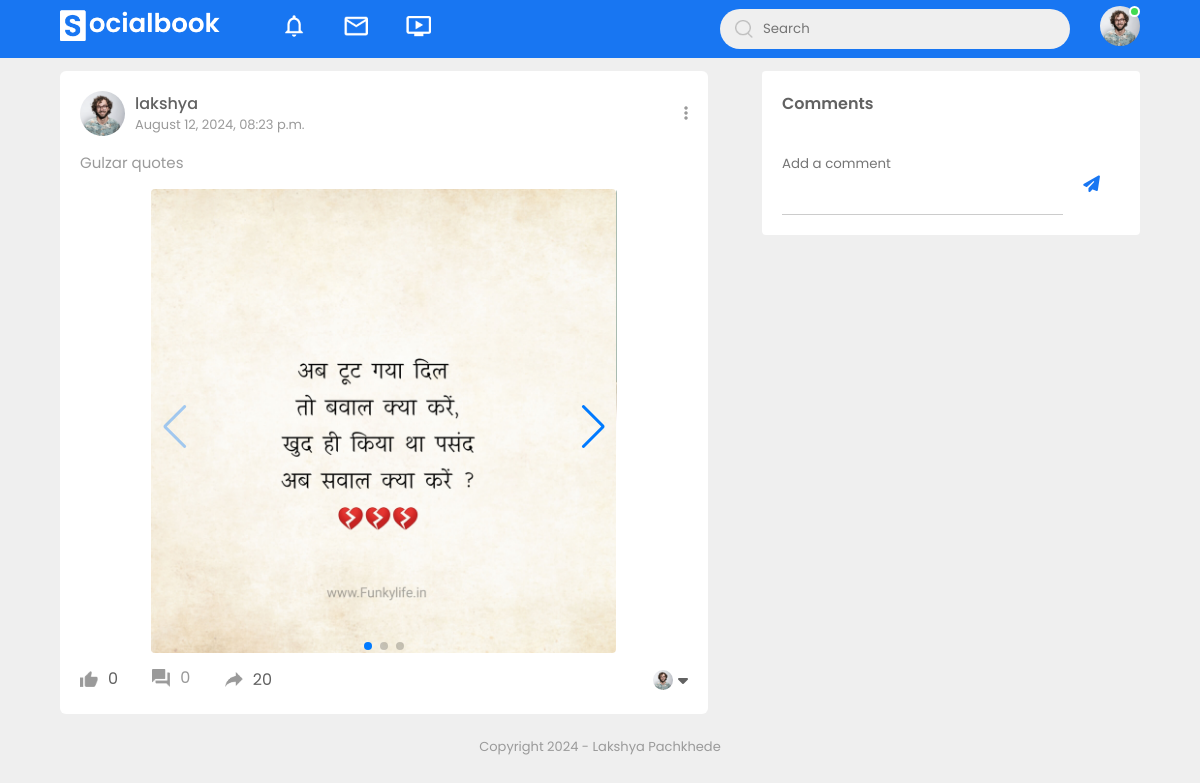
The app's page /post/4 (signed in), older data.
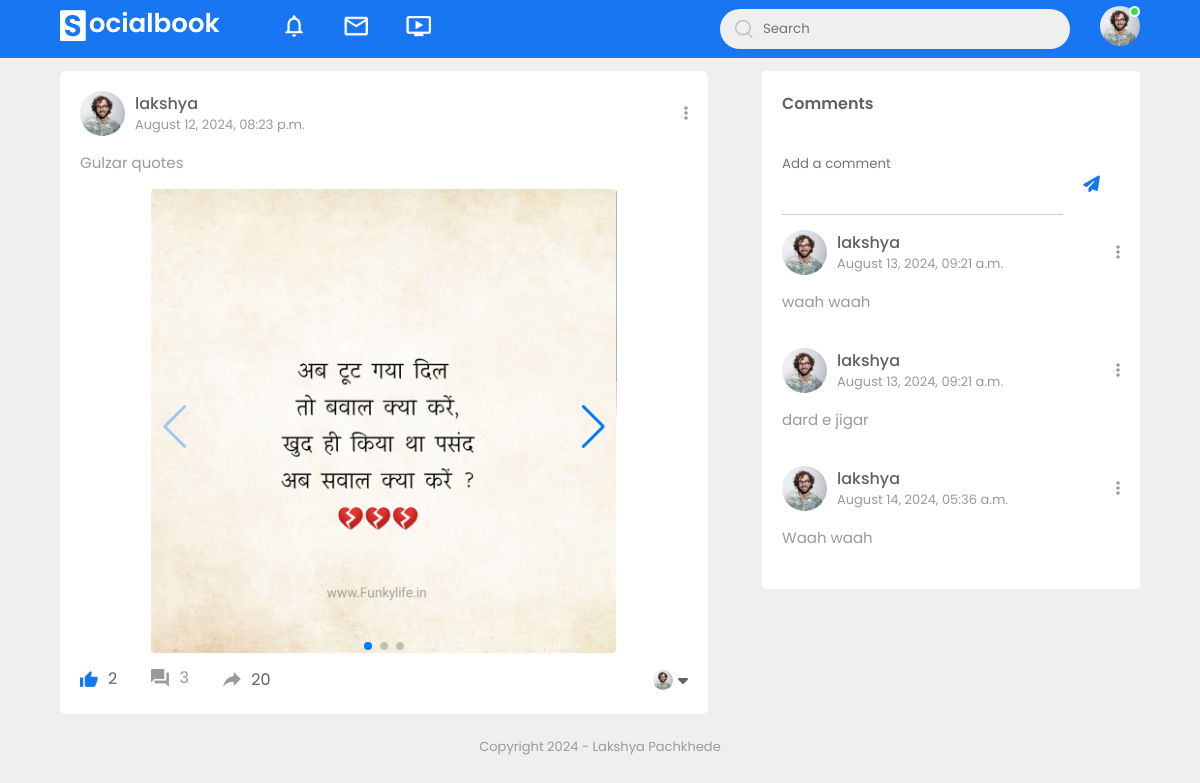
The same page, newer data.
### posts/models.py (models this page shows, shortened)
class Post(models.Model):
    author = models.ForeignKey(User, on_delete=models.CASCADE)
    date_posted = models.DateTimeField(auto_now_add=True)
    caption = models.TextField()
    images = models.ManyToManyField("Image", related_name="photo_post", blank=True)

class Image(models.Model):
    image = models.ImageField(upload_to='posts/images')

class Comment(models.Model):
    post = models.ForeignKey(Post, related_name="comments", on_delete=models.CASCADE)
    author = models.ForeignKey(User, on_delete=models.CASCADE)
    text = models.TextField()
    created_at = models.DateTimeField(auto_now_add=True)

### posts/views.py (the view)
# urls.py: path('post/<int:pk>', views.PostDetailView.as_view(), name='post-detail'),
class PostDetailView(LoginRequiredMixin, DetailView):
    model = Post

### posts/templatetags/custom_filters.py (called while the page is built)
@register.filter(name='has_liked')
def has_liked(post, user):
    return post.likes.filter(author=user).exists()

### posts/templates/posts/post_detail.html (shortened to what this page needs)
{% extends "posts/base.html" %}
{% load static %}
{% block content %}
{% load custom_filters %}
<div class="main">
<div class="post-container post-detail-container">
    <div class="post-row">
        <div class="user-profile">
            <img src="{% static "posts/images/profile-pic.png" %}">
            <div>
                <p>{{ post.author.username }}</p>
                <span>{{ post.date_posted|date:"F j, Y, h:i a" }}</span>
            </div>
        </div>
        <a href="#"><i class="fas fa-ellipsis-v"></i></a>
    </div>
    <p class="post-text">{{ post.caption }}</p>
    {% if post.images.all|length > 0 %}
    <div class="swiper">
        <div class="swiper-wrapper">
        {% for image in post.images.all %}
            <div class="swiper-slide"><img src="{{ image.image.url }}" class="post-img"></div>
        {% endfor %}
        </div>
        <div class="swiper-pagination"></div>
        <div class="swiper-button-next"></div>
    </div>
    {% endif %}
    <div class="post-row">
        <div class="activity-icons">
            <div id="like-section-{{post.id}}">
                {% if post|has_liked:user %}
                    <img src="{% static "posts/images/like-blue.png" %}" id="like-icon-{{post.id}}" class="like-icon" data-liked="true">
                {% else %}
                    <img src="{% static "posts/images/like.png" %}" id="like-icon-{{post.id}}" class="like-icon" data-liked="false">
                {% endif %}
                <span id="likes-count-{{post.id}}">{{ post.likes.count }}</span>
            </div>
            <a href="{% url "post-detail" post.pk%}"><div><img src="{% static "posts/images/comments.png" %}">{{ post.comments.count }}</div></a>
            <div><img src="{% static "posts/images/share.png" %}"> 20</div>
        </div>
        <div class="post-profile-icon">
            <img src="{% static "posts/images/profile-pic.png" %}"> <i class="fas fa-caret-down"></i>
        </div>
    </div>
</div>
<div class="right-sidebar post-comments-container">
    <div class="sidebar-title">
        <h4>Comments</h4>
    </div>
    <form action="{% url "comment-post" post.pk %}" method='post' enctype="multipart/form-data">
    <div class="post-input-container comments-input">
        <textarea rows="3" placeholder="Add a comment" name="text"></textarea>
        <button type="submit" class="hide-button"><i class="fa-solid fa-paper-plane fa-lg" style="color: #1876f2;"></i></button>
    </div>
</form>
{% for comment in post.comments.all %}
    <div class="post-container comment-container">
        <div class="post-row">
            <div class="user-profile">
                <img src="{% static "posts/images/profile-pic.png" %}">
                <div>
                    <p>{{ comment.author.username }}</p>
                    <span>{{ comment.created_at|date:"F j, Y, h:i a" }}</span>
                </div>
            </div>
            <a href="#"><i class="fas fa-ellipsis-v"></i></a>
        </div>
        <p class="post-text">{{ comment.text }}</p>
    </div>
    {% endfor %}
</div>
</div>
{% endblock content %}

### posts/templates/posts/base.html (shortened to what this page needs)
{% load static %}
<!DOCTYPE html>
<html lang="en">
<head>
    <link rel="stylesheet" href="https://cdn.jsdelivr.net/npm/swiper@11/swiper-bundle.min.css" />
    <link rel="stylesheet" href="{% static "posts/style.css" %}">
    <link rel="stylesheet" href="{% static "posts/post_detail.css" %}">
</head>
<body>
    <nav>
        <div class="nav-left">
            <a href="{% url "post-home" %}">
                <img src="{% static "posts/images/logo2.png" %}" class="logo">
            </a>
            <ul>
                <li>
                    <img src="{% static "posts/images/notification.png" %}">
                </li>
                <li>
                    <img src="{% static "posts/images/inbox.png" %}">
                </li>
                <li>
                    <img src="{% static "posts/images/video.png" %}">
                </li>
            </ul>
        </div>
        <div class="nav-right">
            <div class="search-box">
                <img src="{% static "posts/images/search.png" %}">
                <input type="text" placeholder="Search">
            </div>
            <div class="nav-user-icon online" onclick="settingsMenuToogle()">
                <img src="{% static "posts/images/profile-pic.png" %}">
            </div>
        </div>
    </nav>
    {% block content %}
    {% endblock content %}
    <div class="footer">
        <p>Copyright 2024 - Lakshya Pachkhede</p>
    </div>
</body>
</html>

### posts/static/posts/style.css (style rules this page uses)
* { margin: 0; padding: 0; font-family: 'poppins', 'sans-serif'; box-sizing: border-box; }
:root { --body-color: #efefef; --nav-color: #1876f2; --bg-color: #fff; }
body { background: var(--body-color); transition: background 0.3s; }
nav { display: flex; align-items: center; justify-content: space-between; background: var(--nav-color); padding: 5px 5%; position: sticky; top: 0; z-index: 100; }
.logo { width: 160px; margin-right: 45px; }
.nav-left, .nav-right { display: flex; align-items: center; }
.nav-left ul li { list-style: none; display: inline-block; }
.nav-left ul li img { width: 28px; margin: 0 15px; }
.nav-user-icon { margin-left: 30px; }
.nav-user-icon img { width: 40px; border-radius: 50%; cursor: pointer; }
.search-box { background: #efefef; width: 350px; border-radius: 20px; display: flex; align-items: center; padding: 0 15px; }
.search-box img { width: 18px; }
.search-box input { width: 100%; background: transparent; padding: 10px; outline: none; border: 0; }
.online { position: relative; }
.online::after { content: ''; width: 7px; height: 7px; border: 2px solid #fff; border-radius: 50%; background: #41db51; position: absolute; top: 0; right: 0; }
.main { display: flex; justify-content: space-between; padding: 13px 5%; }
.right-sidebar { background: var(--bg-color); flex-basis: 25%; position: sticky; top: 70px; align-self: flex-start; padding: 20px; border-radius: 4px; color: #626262; }
.sidebar-title { display: flex; align-items: center; justify-content: space-between; margin-bottom: 18px; }
.right-sidebar h4 { font-weight: 600; font-size: 16px; }
.user-profile { display: flex; align-items: center; }
.user-profile img { width: 45px; border-radius: 50%; margin-right: 10px; }
.user-profile p { margin-bottom: -5px; font-weight: 500; color: #626262; }
.post-input-container { padding-left: 55px; padding-top: 20px; }
.post-input-container textarea { width: 100%; border: 0; outline: 0; border-bottom: 1px solid #ccc; background: transparent; resize: none; }
.post-container { width: 100%; background: var(--bg-color); border-radius: 6px; padding: 20px; color: #626262; margin: 20px 0; }
.user-profile span { font-size: 13px; color: #9a9a9a; }
.post-text { color: #9a9a9a; margin: 15px 0; font-size: 15px; text-decoration: none; }
.post-img { width: 100%; border-radius: 4px; margin-bottom: 5px; }
.post-row { display: flex; align-items: center; justify-content: space-between; }
.activity-icons div img { width: 18px; margin-right: 10px; }
.activity-icons div { display: inline-flex; align-items: center; margin-right: 30px; }
.post-profile-icon { display: flex; align-items: center; }
.post-profile-icon img { width: 20px; border-radius: 50%; margin-right: 5px; }
.post-row a { color: #9a9a9a; }
.footer { text-align: center; color: #9a9a9a; padding: 10px 0 20px; font-size: 13px; }
.settings-links a, button { display: flex; flex: 1; align-items: center; justify-content: space-between; text-decoration: none; color: #626262; }
.swiper { width: 38.79vw; height: fit-content; }
.swiper-slide img { width: 100%; }

### posts/static/posts/post_detail.css (style rules this page uses)
.post-detail-container { margin: 0; flex-basis: 60%; }
.post-comments-container { flex-basis: 35%; }
.comments-input { padding-left: 0; display: flex; align-items: center; justify-content: space-between; }
.comments-input i { padding: 20px; }
.comment-container { margin: 0; padding: 5px 0; margin-top: 10px; }
.hide-button { background: transparent; border: 0; }

Row changes from the older to the newer data that the page shows:
computed for Post "Gulzar quotes": likes.count "0" → "2"; comments.count "0" → "3"
added Comment: author.username "lakshya", created_at "August 13, 2024, 09:21 a.m.", text "waah waah"
added Comment: author.username "lakshya", created_at "August 13, 2024, 09:21 a.m.", text "dard e jigar"
added Comment: author.username "lakshya", created_at "August 14, 2024, 05:36 a.m.", text "Waah waah"
